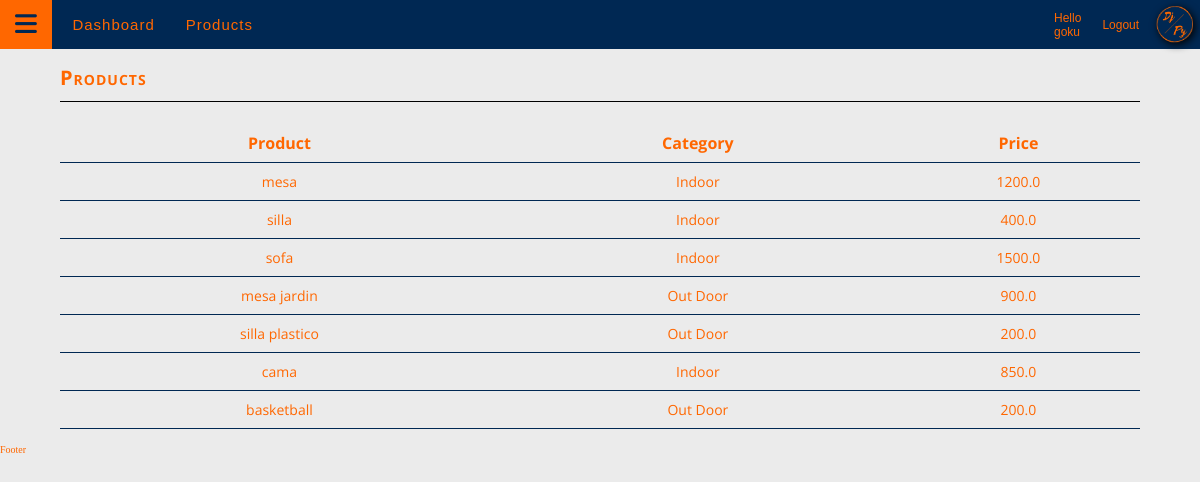
Screenshot of /products/ (signed in) with the database file from the repository.
### accounts/models.py (models this page shows, shortened)
class Product(models.Model):
    CATEGORY = (
        ('Indoor', 'Indoor'),
        ('Out Door', 'Out Door')
    )
    name = models.CharField(max_length=100, null=True)
    price = models.FloatField(null=True)
    category = models.CharField(max_length=100, null=True, choices=CATEGORY)
    description = models.CharField(max_length=200, null=True, blank=True)
    date_created = models.DateTimeField(auto_now_add=True, null=True)
    tags = models.ManyToManyField(Tag)

### accounts/decorators.py (the view)
        def wrapper_func(request, *args, **kwargs):
            group = None
            if request.user.groups.exists():
                group = request.user.groups.all()[0].name
            if group in allowed_roles:
                return view_func(request, *args, **kwargs)
            else:
                return HttpResponse('You are not authorized to view this page')

### accounts/views.py (called while the page is built)
@login_required(login_url='loginPage')
@allowed_users(allowed_roles=['admin'])
def products(request):
    products = Product.objects.all()
    return render(request, 'accounts/products.html', {'products': products});

### accounts/templates/accounts/products.html (shortened to what this page needs)
{% extends 'accounts/main.html' %}
{% block content %}
<section class="prod-container">
    <div class="prod-title">
        <h5 class="acc-title">Products</h5>
    </div>
    <div class="prod-table">
        <table class="co-table">
            <tr>
                <th>Product</th>
                <th>Category</th>
                <th>Price</th>
            </tr>
            {% for i in products %}
            <tr>
                <td>
                    {{i.name}}
                </td>
                <td>
                    {{i.category}}
                <td>
                    {{i.price}}
                </td>
            </tr>
            {% endfor %}
        </table>
    </div>
</section>
{% endblock %}

### accounts/templates/accounts/navbar.html (shortened to what this page needs)
{% load static %}
<nav class="main_navbar">
    <span>
        <i class="fa-solid fa-bars"></i>
    </span>
    <div class="nav-links">
        <ul class="links-list">
            {% if request.user.is_staff %}
            <li class="list-item">
                <a href="{% url 'home' %}">Dashboard</a>
            </li>
            <li class="list-item">
                <a href="{% url 'products' %}">Products</a>
            </li>
            {% else %}
            <li class="list-item">
                <a href="{% url 'account' %}">Settings</a>
            </li>
            {% endif %}
        </ul>
    </div>
    <div class="user-links">
        <ul class="user_links-list">
            <li class="user_list-item">Hello {{request.user}}</li>
            <li class="user_list-item"><a href="{% url 'logoutPage' %}">Logout</a></li>
        </ul>
    </div>
    <figure class="logo">
        <img src="{% static 'accounts/images/logodjpy.webp' %}" alt="Project_Logo">
    </figure>
</nav>

### accounts/static/accounts/css/style.css (style rules this page uses)
:root { --title: 'Open Sans', Arial, Helvetica, sans-serif; --text: 'Merriweather Sans', Arial, Helvetica, sans-serif; --mainTransition: all 0.3s linear; --mainLightBlue: rgba(58, 110, 165, 1); --mainBlue: rgba(0, 40, 83, 1); --mainSilver: rgba(192, 192, 192, 1); --mainLightSilver: rgba(235, 235, 235, 1); --sdnOrange: rgba(255, 103, 0, 1); --fCard: rgba(105, 88, 95, 1); --sCard: rgba(97, 155, 138, 1); --tCard: rgba(0, 39, 43, 1); --mainSpacing: .1rem; }
html { font-size: 62.5%; box-sizing: border-box; scroll-behavior: smooth; }
* { margin: 0; padding: 0; box-sizing: border-box; }
img { display: block; max-width: 100%; object-fit: contain; }
h1, h2, h3, h4, h5, h6 { font-family: var(--title); }
p, a, li, label, input, legend { font-family: var(--text); }
body { background-color: var(--mainLightSilver); color: var(--sdnOrange); }
.main_navbar { position: relative; display: flex; justify-content: space-around; align-items: center; width: 100%; background-color: var(--mainBlue); gap: .5rem; }
.main_navbar i { padding: .6rem 1.5rem; font-size: 2.5rem; cursor: pointer; color: var(--mainBlue); }
.main_navbar span { padding: .6rem 0; background-color: var(--sdnOrange); }
.nav-links { width: 100%; display: flex; align-items: center; }
.links-list { position: absolute; top: 0; left: -100%; padding: 0; display: flex; justify-content: space-between; flex-grow: 1; transition: var(--mainTransition); }
.user_links-list { margin: 0 1rem; display: flex; gap: 1.5rem; align-items: center; }
.user_list-item, .user_list-item a { list-style-type: none; text-decoration: none; color: var(--sdnOrange); font-size: 1.2rem; }
.logo { margin-right: .5rem; width: 5rem; }
@media screen and (min-width: 768px) { .links-list { position: relative; left: 0; justify-content: flex-start; } }
.list-item { list-style-type: none; padding: 1.55rem; }
.list-item a { text-decoration: none; font-size: 1.5rem; letter-spacing: var(--mainSpacing); color: var(--sdnOrange); }
.acc-title { font-variant: small-caps; font-size: 2rem; letter-spacing: var(--mainSpacing); margin-bottom: 1.2rem; }
.co-table { width: 100%; font-family: var(--title); text-align: center; border-collapse: collapse; }
.co-table tr { height: 3.8rem; border-bottom: .1rem solid var(--mainBlue); }
@media screen and (min-width: 1024px) { .co-table th { font-size: 1.6rem; } }
@media screen and (min-width: 1024px) { .co-table td { font-size: 1.4rem; } }
.prod-container { margin: 1.5rem auto; display: flex; flex-direction: column; justify-content: center; width: 90vw; max-width: 110rem; gap: 1rem; }
.prod-container h5 { padding-bottom: 1rem; border-bottom: .1rem solid #000; }
figure img { width: 5rem; border-radius: 1rem; filter: drop-shadow( .2rem .2rem .4rem rgba(0, 0, 0,1)); }

### rows the page displays
Product: name "mesa", category "Indoor", price "1200.0"
Product: name "silla", category "Indoor", price "400.0"
Product: name "sofa", category "Indoor", price "1500.0"
Product: name "mesa jardin", category "Out Door", price "900.0"
Product: name "silla plastico", category "Out Door", price "200.0"
Product: name "cama", category "Indoor", price "850.0"
Product: name "basketball", category "Out Door", price "200.0"

### other values shown
{{ request.user }} "goku"
